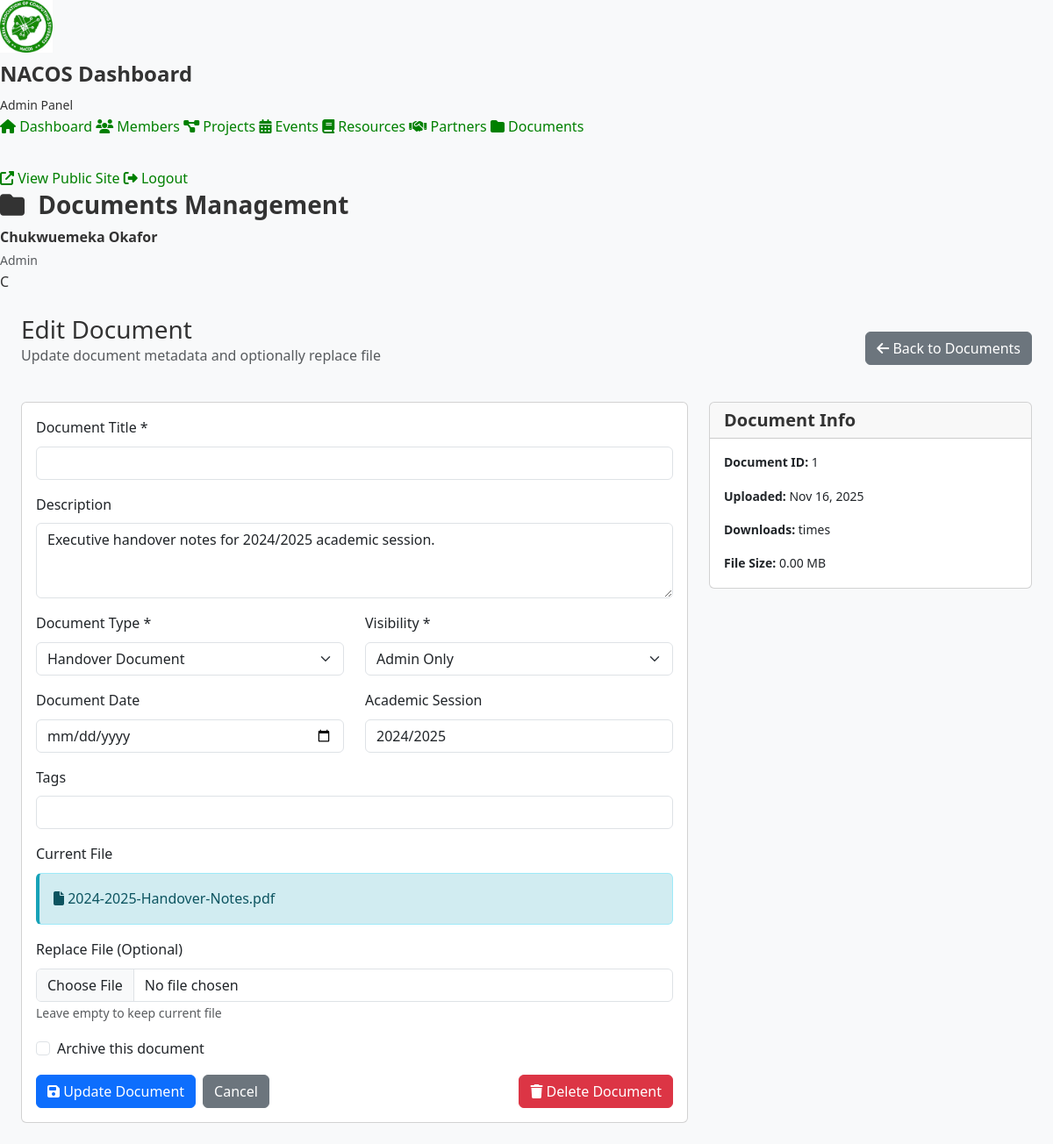
The app's page /admin/edit_document.php?id=1 (signed in) with its own data.
### tables this page shows
CREATE TABLE DOCUMENTS (
    doc_id INT AUTO_INCREMENT PRIMARY KEY,
    file_name VARCHAR(255) NOT NULL,
    file_path VARCHAR(500) NOT NULL COMMENT 'Stored outside public web root',
    doc_type ENUM('handover', 'policy', 'financial', 'meeting_minutes', 'report', 'other') NOT NULL,
    description TEXT NULL,
    uploaded_by INT NOT NULL,
    academic_session VARCHAR(20) NULL COMMENT 'e.g., 2024/2025',
    file_size INT NULL COMMENT 'Size in bytes',
    upload_date TIMESTAMP DEFAULT CURRENT_TIMESTAMP,
    FOREIGN KEY (uploaded_by) REFERENCES ADMINISTRATORS(admin_id) ON DELETE RESTRICT,
    INDEX idx_doc_type (doc_type),
    INDEX idx_session (academic_session)
);

### config/database.php (called while the page is built, shortened)
<?php
class Database {
    private static $instance = null;
    private $connection;
    private function __construct() {
        try {
            $dsn = "mysql:host=" . DB_HOST . ";dbname=" . DB_NAME . ";charset=" . DB_CHARSET;
            $options = [
                PDO::ATTR_ERRMODE            => PDO::ERRMODE_EXCEPTION,
                PDO::ATTR_DEFAULT_FETCH_MODE => PDO::FETCH_ASSOC,
                PDO::ATTR_EMULATE_PREPARES   => false,
                PDO::ATTR_PERSISTENT         => false,
                PDO::MYSQL_ATTR_INIT_COMMAND => "SET NAMES " . DB_CHARSET
            ];
            $this->connection = new PDO($dsn, DB_USER, DB_PASS, $options);
        } catch (PDOException $e) {
            if (ENVIRONMENT === 'development') {
                die("Database Connection Error: " . $e->getMessage());
            } else {
                error_log("Database Connection Error: " . $e->getMessage());
                die("Sorry, we're experiencing technical difficulties. Please try again later.");
            }
        }
    }
    public static function getInstance() {
        if (self::$instance === null) {
            self::$instance = new self();
        }
        return self::$instance;
    }
    public function query($query, $params = []) {
        try {
            $stmt = $this->connection->prepare($query);
            $stmt->execute($params);
            return $stmt;
        } catch (PDOException $e) {
            if (ENVIRONMENT === 'development') {
                die("Query Error: " . $e->getMessage() . "<br>Query: " . $query);
            } else {
                error_log("Query Error: " . $e->getMessage() . " | Query: " . $query);
                throw new Exception("Database query failed");
            }
        }
    }
    public function fetchOne($query, $params = []) {
        $stmt = $this->query($query, $params);
        return $stmt->fetch();
    }
}
function getDB() {
    return Database::getInstance();
}

### admin/edit_document.php (the view, shortened to what this page needs)
<?php
require_once '../config/database.php';
$db = getDB();
$doc_id = isset($_GET['id']) ? (int)$_GET['id'] : 0;
$document = $db->fetchOne("SELECT * FROM DOCUMENTS WHERE doc_id = :id", [':id' => $doc_id]);
?>
<!DOCTYPE html>
<html lang="en">
<head>
    <link href="https://cdn.jsdelivr.net/npm/bootstrap@5.3.0/dist/css/bootstrap.min.css" rel="stylesheet">
    <link rel="stylesheet" href="https://cdnjs.cloudflare.com/ajax/libs/font-awesome/6.4.0/css/all.min.css">
    <link rel="stylesheet" href="../assets/css/admin.css">
</head>
<body>
    <div class="wrapper">
        <?php include 'includes/sidebar.php'; ?>
        <div class="main-content">
            <?php include 'includes/navbar.php'; ?>
            <div class="container-fluid px-4 py-4">
                <div class="d-flex justify-content-between align-items-center mb-4">
                    <div>
                        <h1 class="h3 mb-0">Edit Document</h1>
                        <p class="text-muted">Update document metadata and optionally replace file</p>
                    </div>
                    <a href="documents.php" class="btn btn-secondary">
                        <i class="fas fa-arrow-left"></i> Back to Documents
                    </a>
                </div>
                <div class="row">
                    <div class="col-lg-8">
                        <div class="card">
                            <div class="card-body">
                                <form action="edit_document.php?id=<?php echo $doc_id; ?>" method="POST" enctype="multipart/form-data">
                                    <div class="mb-3">
                                        <label for="title" class="form-label">Document Title *</label>
                                        <input type="text" class="form-control" id="title" name="title" value="<?php echo htmlspecialchars($_POST['title']); ?>" required>
                                    </div>
                                    <div class="mb-3">
                                        <label for="description" class="form-label">Description</label>
                                        <textarea class="form-control" id="description" name="description" rows="3"><?php echo htmlspecialchars($_POST['description']); ?></textarea>
                                    </div>
                                    <div class="row">
                                        <div class="col-md-6 mb-3">
                                            <label for="doc_type" class="form-label">Document Type *</label>
                                            <select class="form-select" id="doc_type" name="doc_type" required>
                                                <option value="handover" <?php echo ($_POST['doc_type'] === 'handover') ? 'selected' : ''; ?>>Handover Document</option>
                                            </select>
                                        </div>
                                        <div class="col-md-6 mb-3">
                                            <label for="visibility" class="form-label">Visibility *</label>
                                            <select class="form-select" id="visibility" name="visibility" required>
                                                <option value="admin" <?php echo ($_POST['visibility'] === 'admin') ? 'selected' : ''; ?>>Admin Only</option>
                                            </select>
                                        </div>
                                    </div>
                                    <div class="row">
                                        <div class="col-md-6 mb-3">
                                            <label for="document_date" class="form-label">Document Date</label>
                                            <input type="date" class="form-control" id="document_date" name="document_date" value="<?php echo htmlspecialchars($_POST['document_date'] ?? ''); ?>">
                                        </div>
                                        <div class="col-md-6 mb-3">
                                            <label for="academic_session" class="form-label">Academic Session</label>
                                            <input type="text" class="form-control" id="academic_session" name="academic_session" value="<?php echo htmlspecialchars($_POST['academic_session'] ?? ''); ?>">
                                        </div>
                                    </div>
                                    <div class="mb-3">
                                        <label for="tags" class="form-label">Tags</label>
                                        <input type="text" class="form-control" id="tags" name="tags" value="<?php echo htmlspecialchars($_POST['tags'] ?? ''); ?>">
                                    </div>
                                    <div class="mb-3">
                                        <label class="form-label">Current File</label>
                                        <div class="alert alert-info">
                                            <i class="fas fa-file"></i> <?php echo htmlspecialchars($document['file_name']); ?>
                                        </div>
                                    </div>
                                    <div class="mb-3">
                                        <label for="document_file" class="form-label">Replace File (Optional)</label>
                                        <input type="file" class="form-control" id="document_file" name="document_file" accept=".pdf,.doc,.docx,.xls,.xlsx,.ppt,.pptx,.txt">
                                        <small class="text-muted">Leave empty to keep current file</small>
                                    </div>
                                    <div class="mb-3 form-check">
                                        <input type="checkbox" class="form-check-input" id="is_archived" name="is_archived" value="1" <?php echo $_POST['is_archived'] ? 'checked' : ''; ?>>
                                        <label class="form-check-label" for="is_archived">
                                            Archive this document
                                        </label>
                                    </div>
                                    <div class="d-flex gap-2">
                                        <button type="submit" class="btn btn-primary">
                                            <i class="fas fa-save"></i> Update Document
                                        </button>
                                        <a href="documents.php" class="btn btn-secondary">Cancel</a>
                                        <a href="delete_document.php?id=<?php echo $doc_id; ?>" class="btn btn-danger ms-auto">
                                            <i class="fas fa-trash"></i> Delete Document
                                        </a>
                                    </div>
                                </form>
                            </div>
                        </div>
                    </div>
                    <div class="col-lg-4">
                        <div class="card">
                            <div class="card-header">
                                <h5 class="mb-0">Document Info</h5>
                            </div>
                            <div class="card-body">
                                <p class="small"><strong>Document ID:</strong> <?php echo $doc_id; ?></p>
                                <p class="small"><strong>Uploaded:</strong> <?php echo date('M d, Y', strtotime($document['upload_date'])); ?></p>
                                <p class="small"><strong>Downloads:</strong> <?php echo $document['download_count']; ?> times</p>
                                <p class="small mb-0"><strong>File Size:</strong> <?php echo number_format($document['file_size'] / 1048576, 2); ?> MB</p>
                            </div>
                        </div>
                    </div>
                </div>
            </div>
        </div>
    </div>
</body>
</html>

### assets/css/admin.css (style rules this page uses)
:root { --primary-color: #008000; --secondary-color: #006400; --success-color: #28a745; --warning-color: #ffc107; --danger-color: #dc3545; --info-color: #17a2b8; --dark-color: #2c3e50; --light-color: #f8f9fa; --sidebar-bg: #2c3e50; --sidebar-hover: #34495e; --text-primary: #333333; --text-secondary: #666666; --border-color: #e0e0e0; --shadow-sm: 0 2px 10px rgba(0, 0, 0, 0.05); --shadow-md: 0 5px 20px rgba(0, 0, 0, 0.1); --shadow-lg: 0 10px 40px rgba(0, 0, 0, 0.2); --transition-speed: 0.3s; }
* { margin: 0; padding: 0; box-sizing: border-box; }
body { font-family: 'Segoe UI', Tahoma, Geneva, Verdana, sans-serif; background: var(--light-color); color: var(--text-primary); line-height: 1.6; }
h1, h2, h3, h4, h5, h6 { font-weight: 600; color: var(--text-primary); }
a { color: var(--primary-color); text-decoration: none; transition: color var(--transition-speed); }
.alert-info { background: #d1ecf1; color: #0c5460; border-left: 4px solid #17a2b8; }

### records on screen
documents: file_name "2024-2025-Handover-Notes.pdf", upload_date "Nov 16, 2025", $document['file_size']/1048576 "0.00"

### other values on screen
$page_title "Documents Management"
$current_user['full_name'] "Chukwuemeka Okafor"
$current_user['role'] "Admin"
substr($current_user['full_name'], 0, 1) "C"
$doc_id "1"
